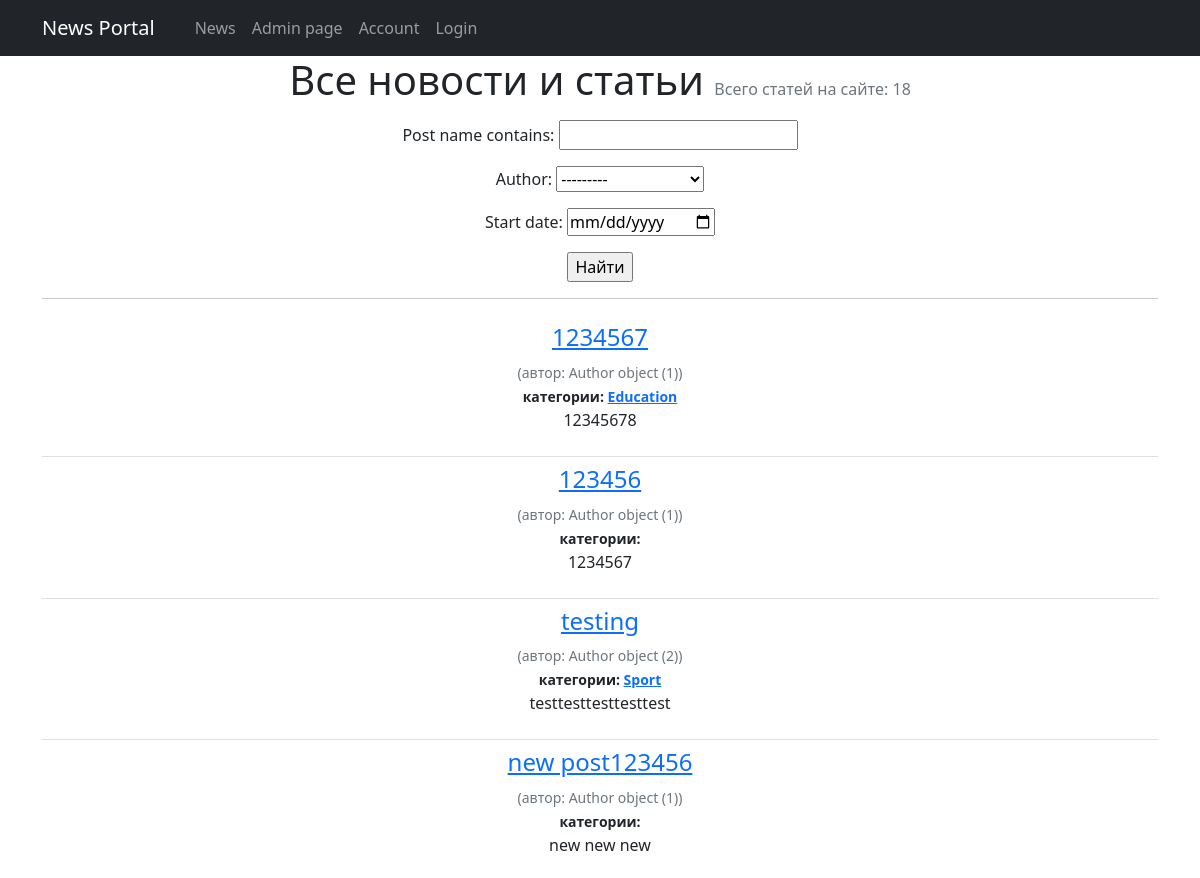
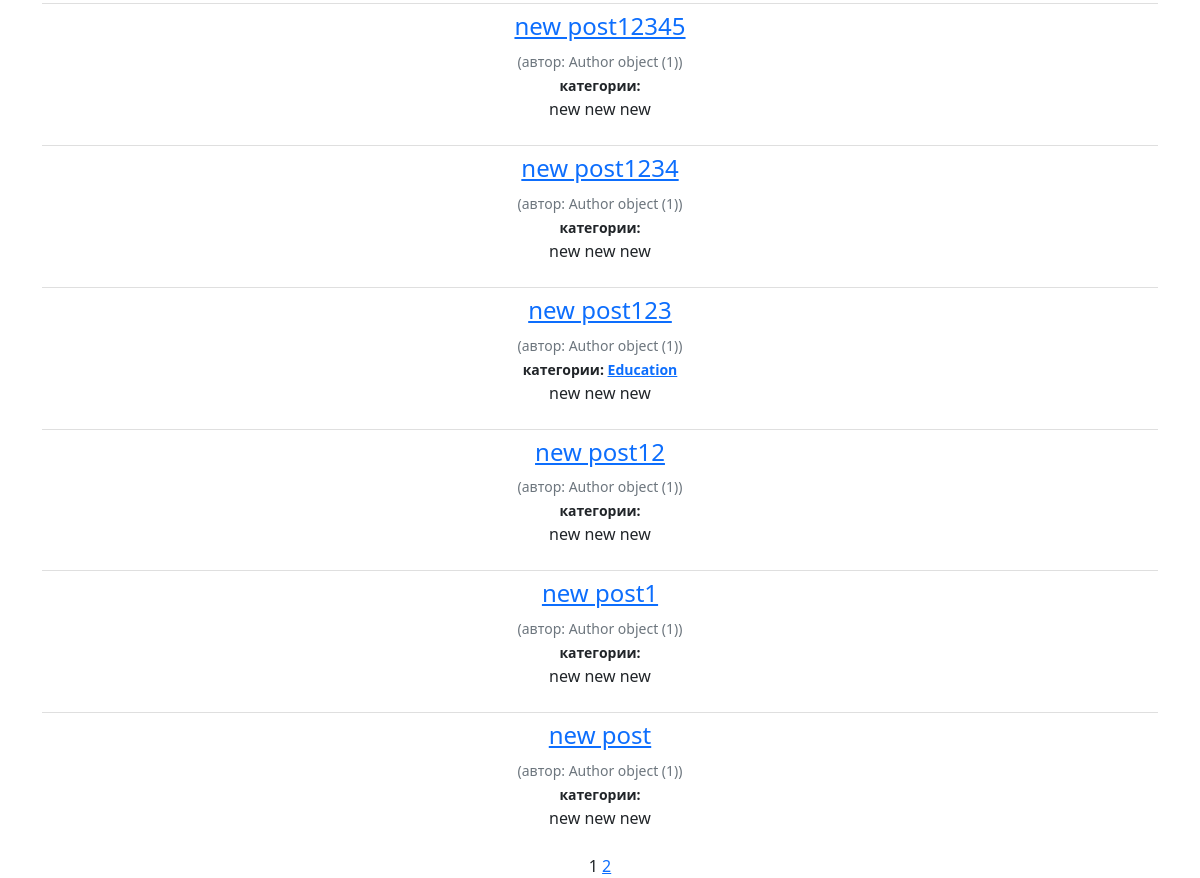
Before: /news/ with the older database file (2 pictures, top to bottom).
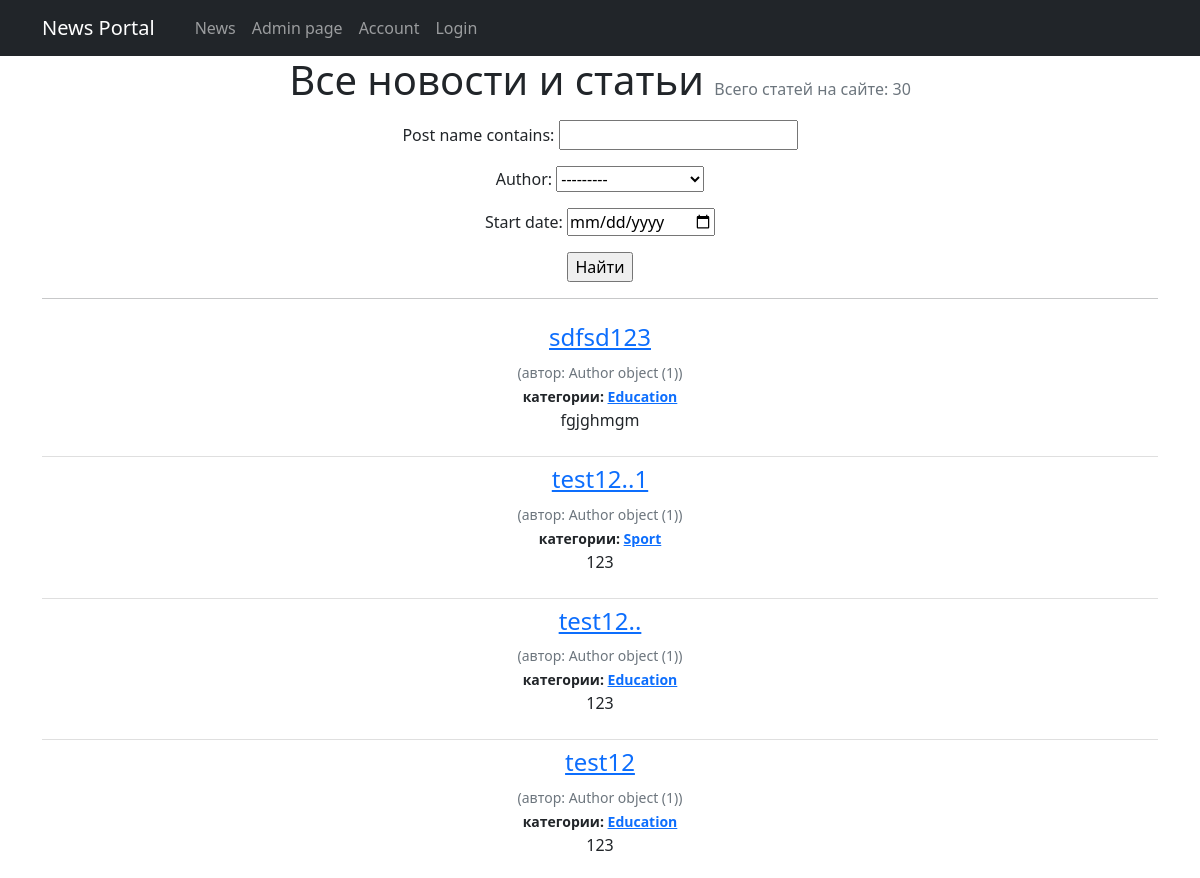
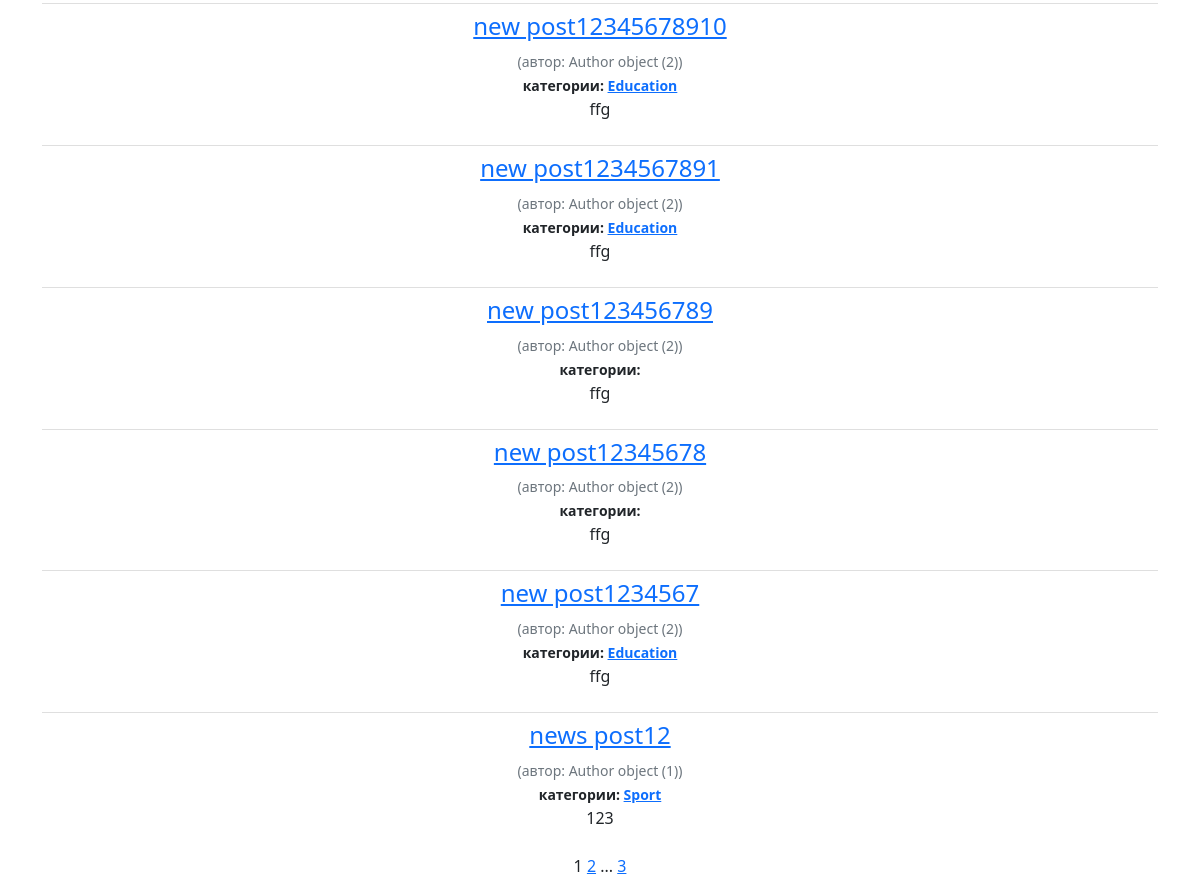
After: the same page with the newer database file (2 pictures, top to bottom).
### News/models.py (models this page shows, shortened)
class Post(models.Model):
    author = models.ForeignKey(Author, on_delete=models.CASCADE)
    article = 'article'
    news = 'news'
    type = [
        (article, 'article'),
        (news, 'news')
    ]
    type_post = models.CharField(choices=type, max_length=7, default=article)
    publication_date = models.DateTimeField(auto_now_add=True)
    category = models.ManyToManyField(Category, through='PostCategory')
    post_name = models.CharField(max_length=30, unique=True)
    post_text = models.TextField()
    rating = models.IntegerField(default=0, null=True)

class Author(models.Model):
    user = models.OneToOneField(User, on_delete=models.CASCADE)
    _rating = models.IntegerField(default=0)

class Category(models.Model):
    category = models.CharField(max_length=255, unique=True)
    subscribers = models.ManyToManyField(User, related_name='categories')
    def __str__(self):
        return self.category.title()

### News/views.py (the view, shortened to what this page needs)
# urls.py: path('', cache_page(60 * 10)(PostList.as_view()), name='post_list'),
class PostList(ListView):
    model = Post
    ordering = '-publication_date'
    template_name = 'posts.html'
    context_object_name = 'posts'
    paginate_by = 10
    def get_queryset(self):
        queryset = super().get_queryset()
        self.filterset = PostFilter(self.request.GET, queryset)
        return self.filterset.qs
    def get_context_data(self, **kwargs):
        context = super().get_context_data(**kwargs)
        context['filterset'] = self.filterset
        return context

### News/templatetags/custom_filters.py (called while the page is built)
@register.filter()
def censor(value):
    for word in CENSOR_WORDS:
        value = value.replace(word, '*' * len(word))
    return value

### templates/posts.html (shortened to what this page needs)
{% extends 'flatpages/default.html' %}
{% load custom_tags %}
{% load custom_filters %}
{% block content %}
    <h1 class="text-center">Все новости и статьи <span class="text-muted fs-6 fw-normal"> Всего статей на сайте: {{ page_obj.paginator.count }}</span></h1>
        <p class="text-center">
            <form action="" method="get">
                {{ filterset.form.as_p }}
                <input type="submit" value="Найти" />
            </form>
    <hr>
<ul class="list-group list-group-flush">
    {% if posts %}
        {% for post in posts %}
           <li class="list-group-item">
                <h4><a href="/news/{{post.pk}}">{{ post.post_name }}</a></h4>
                <small class="text-muted">(автор: {{post.author}})</small> <br>
                <small class="fw-bold"  >категории:
                    {% for category in post.category.all %}
                        <a href="{% url 'category_list' category.id %}">{{ category }}</a>
                    {% endfor %}
                </small>
                <p>{{ post.post_text|truncatechars:20|censor }}</p>
            </li>
        {% endfor %}
    {% else %}
        <h2>Статей нет</h2>
    {% endif %}
</ul>
    {{ page_obj.number }}
    {% if page_obj.has_next %}
       <a href="?page={{ page_obj.next_page_number }}">{{ page_obj.next_page_number }}</a>
       {% if paginator.num_pages != page_obj.next_page_number %}
           ...
           <a href="?page={{ page_obj.paginator.num_pages }}">{{ page_obj.paginator.num_pages }}</a>
       {% endif %}
    {% endif %}
{% endblock content %}

Changed rows visible on the page:
no longer on this page (row unchanged): Post: post_name "1234567", author "Author object (1)", post_text|censor "12345678", Category (category "Education")
no longer on this page (row unchanged): Post: post_name "123456", author "Author object (1)", post_text|censor "1234567"
no longer on this page (row unchanged): Post: post_name "testing", author "Author object (2)", post_text|censor "testtesttesttesttest", Category (category "Sport")
no longer on this page (row unchanged): Post: post_name "new post123456", author "Author object (1)", post_text|censor "new new new"
no longer on this page (row unchanged): Post: post_name "new post12345", author "Author object (1)", post_text|censor "new new new"
no longer on this page (row unchanged): Post: post_name "new post1234", author "Author object (1)", post_text|censor "new new new"
no longer on this page (row unchanged): Post: post_name "new post123", author "Author object (1)", post_text|censor "new new new", Category (category "Education")
no longer on this page (row unchanged): Post: post_name "new post12", author "Author object (1)", post_text|censor "new new new"
no longer on this page (row unchanged): Post: post_name "new post1", author "Author object (1)", post_text|censor "new new new"
no longer on this page (row unchanged): Post: post_name "new post", author "Author object (1)", post_text|censor "new new new"
added Post: post_name "sdfsd123", author "Author object (1)", post_text|censor "fgjghmgm", Category (category "Education")
added Post: post_name "test12..1", author "Author object (1)", post_text|censor "123", Category (category "Sport")
added Post: post_name "test12..", author "Author object (1)", post_text|censor "123", Category (category "Education")
added Post: post_name "test12", author "Author object (1)", post_text|censor "123", Category (category "Education")
added Post: post_name "new post12345678910", author "Author object (2)", post_text|censor "ffg", Category (category "Education")
added Post: post_name "new post1234567891", author "Author object (2)", post_text|censor "ffg", Category (category "Education")
added Post: post_name "new post123456789", author "Author object (2)", post_text|censor "ffg"
added Post: post_name "new post12345678", author "Author object (2)", post_text|censor "ffg"
added Post: post_name "new post1234567", author "Author object (2)", post_text|censor "ffg", Category (category "Education")
added Post: post_name "news post12", author "Author object (1)", post_text|censor "123", Category (category "Sport")
Other visible differences:
{{ page_obj.paginator.count }}: "18" → "30"
{{ page_obj.paginator.num_pages }}: (not shown) → "3"
